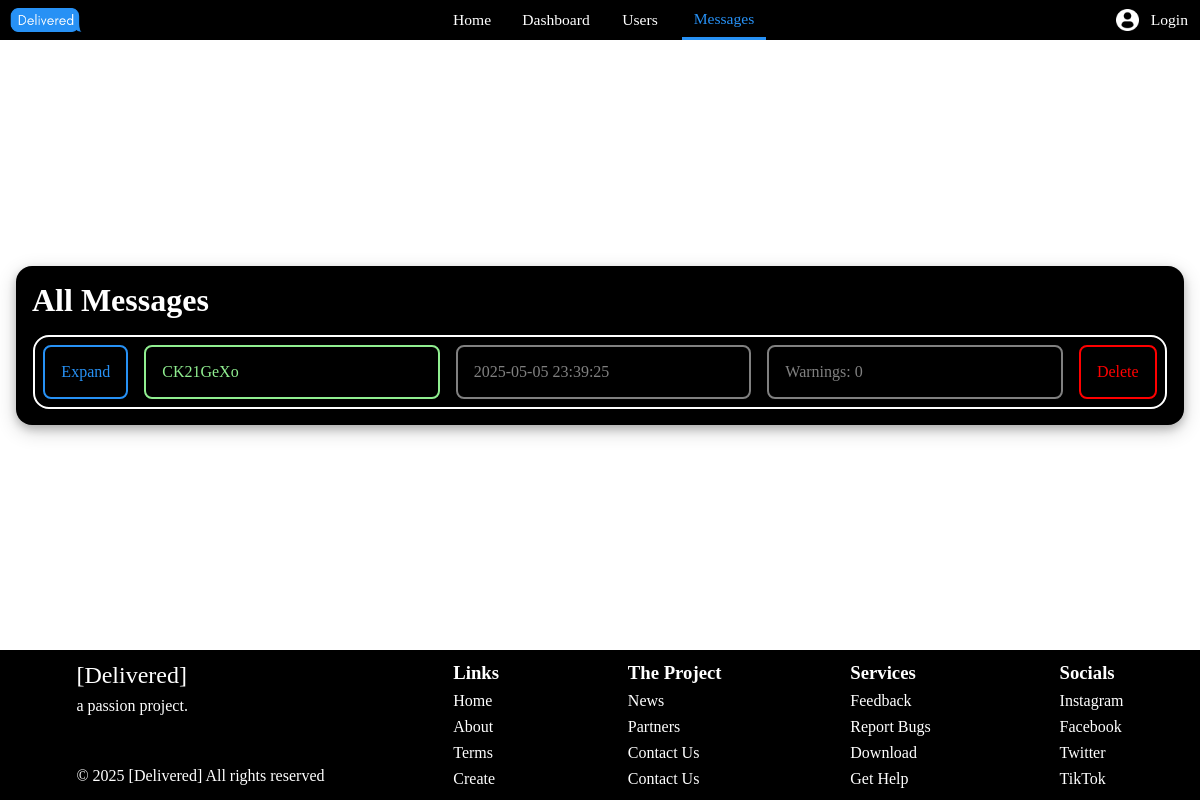
Before: /messages.php with the older database file.
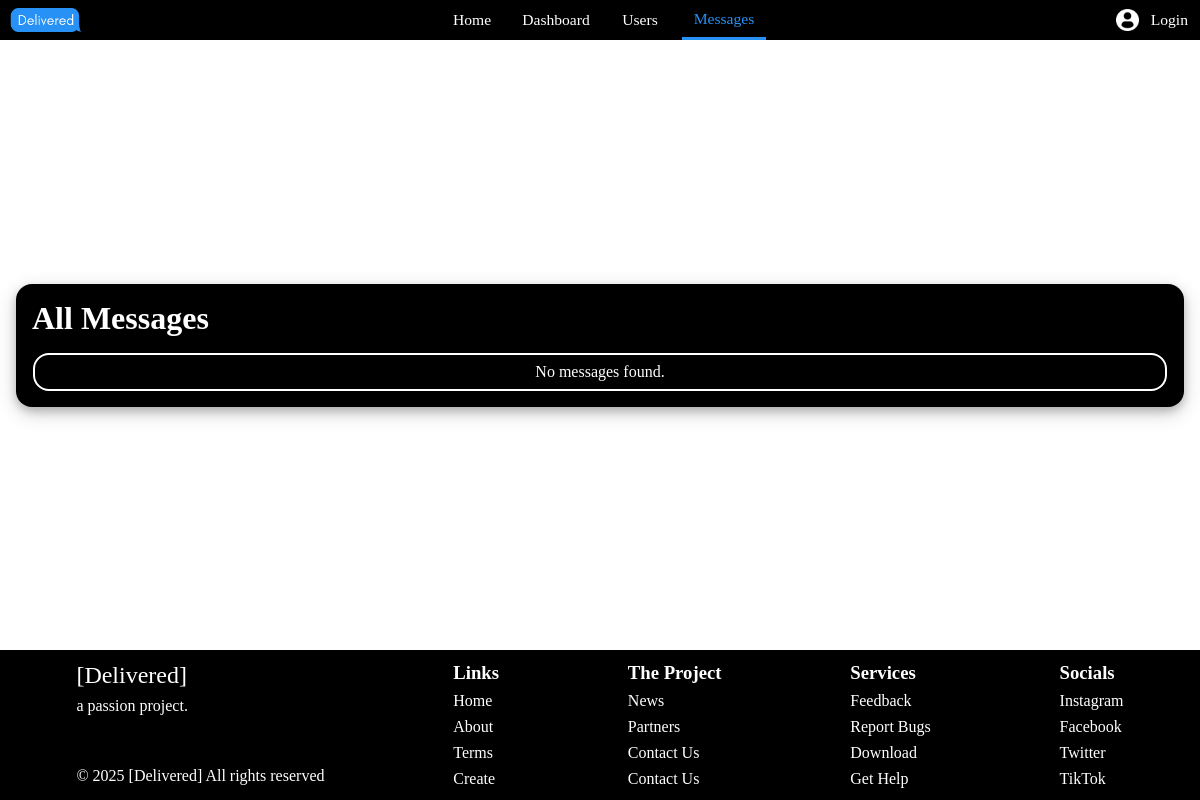
After: the same page with the newer database file.
### tables this page shows
CREATE TABLE IF NOT EXISTS `tbl_messages` (
  `messageID` int(11) NOT NULL AUTO_INCREMENT,
  `userID` int(11) NOT NULL,
  `message` varchar(1000) NOT NULL,
  `recipient` varchar(50) NOT NULL,
  `dateCreated` timestamp NOT NULL DEFAULT current_timestamp() ON UPDATE current_timestamp(),
  PRIMARY KEY (`messageID`),
  KEY `userID messages users` (`userID`),
  CONSTRAINT `userID messages users` FOREIGN KEY (`userID`) REFERENCES `tbl_users` (`userID`) ON DELETE CASCADE ON UPDATE NO ACTION
);

CREATE TABLE IF NOT EXISTS `tbl_users` (
  `userID` int(11) NOT NULL AUTO_INCREMENT,
  `fname` varchar(50) NOT NULL,
  `lname` varchar(50) NOT NULL,
  `address` varchar(250) NOT NULL,
  `email` varchar(100) NOT NULL,
  `username` varchar(50) NOT NULL,
  `password` varchar(255) NOT NULL,
  `dateCreated` timestamp NOT NULL DEFAULT current_timestamp() ON UPDATE current_timestamp(),
  `dateUpdated` timestamp NOT NULL DEFAULT current_timestamp(),
  PRIMARY KEY (`userID`) USING BTREE,
  UNIQUE KEY `email` (`email`),
  UNIQUE KEY `username` (`username`)
);

### messages.php (the view, shortened to what this page needs)
<!DOCTYPE html>
<html lang="en">
<head>
    <link rel="stylesheet" href="template.css">
    <link rel="stylesheet" href="messages.css">
    <link href="https://fonts.cdnfonts.com/css/glacial-indifference-2" rel="stylesheet">
</head>
<body>
    <div id='nav-container'>
        <a href = "index.php"><img id='logo' src="icon.png" alt="logo.png"></a>
        <div id='middle-nav'>
            <a href="index.php"><button id='home'>Home</button></a>
            <a href="dashboard.php"><button id='dashboard'>Dashboard</button></a>
            <a href="users.php"><button id='users'>Users</button></a>
            <a href="messages.php"><button id='allMessages'>Messages</button></a>
            <?php
                $servername = "127.0.0.1";
                $username = "root";
                $password = "";
                $dbname = "db_delivered";
                $conn = new mysqli($servername, $username, $password, $dbname);
            ?>
        </div>
        <?php
        if (isset($_SESSION["logged_in"]) && $_SESSION["logged_in"] === true) {
            echo "<div class='dropdown'>";
            echo "  <a href='account.php'><button class='dropdown-button'><img src='profile.png' alt='profile.png'><span>" . htmlspecialchars($_SESSION["username"]) . "</span></button></a>";
            echo "  <div class='dropdown-content'>";
            echo "    <a href='logout.php'>Logout</a>";
            echo "  </div>";
            echo "</div>";
        } else {
            echo "<a href='login.php'><button id='login'><img src='profile.png' alt='profile.png'>Login</button></a>";
        }
        ?>
    </div>
    <div id='messages-container'>
        <h1>All Messages</h1>
        <?php
        $sql = "SELECT m.messageID, m.message, m.dateCreated, u.username, m.recipient
                FROM tbl_messages m
                JOIN tbl_users u ON m.userID = u.userID
                ORDER BY m.dateCreated DESC";
        $result = $conn->query($sql);
        if ($result->num_rows > 0) {
            $bannedWords = array("hell","frick","stupid","idiot");
            while ($row = $result->fetch_assoc()) {
                $message = htmlspecialchars($row["message"]);
                $warningCount = 0;
                foreach ($bannedWords as $word) {
                    $wordCount = substr_count(strtolower($message), strtolower($word));
                    $warningCount += $wordCount;
                }
                echo "<div class='message-container'>";
                echo "<div>";
                echo "<button class='expand' onclick='expandMessage(" . $row["messageID"] . ")'>Expand</button>";
                echo "<div class='user'>" . htmlspecialchars($row["username"]) . "</div>";
                echo "<div class='date'>" . htmlspecialchars($row["dateCreated"]) . "</div>";
                $messageType = "normal";
                echo "<div class='" . $messageType . "'>Warnings: " . $warningCount . "</div>";
                echo "<button class='delete' onclick='deleteMessage(" . $row["messageID"] . ")'>Delete</button>";
                echo "</div>";
                echo "</div>";
            }
        } else {
            echo "<div>No messages found.</div>";
        }
        ?>
    </div>
    <div id='footer-container'>
        <div>
            <h2>[Delivered]</h2>
            <p>a passion project.</p>
            <br>
            <br>
            <p>© 2025 [Delivered] All rights reserved</p>
        </div>
        <div>
            <h3>Links</h3>
            <a href="index.php">Home</a>
            <a href="about.php">About</a>
            <a href="terms.php">Terms</a>
            <a href="create.php">Create</a>
        </div>
        <div>
            <h3>The Project</h3>
            <p>News</p>
            <p>Partners</p>
            <p>Contact Us</p>
            <p>Contact Us</p>
        </div>
        <div>
            <h3>Services</h3>
            <p>Feedback</p>
            <p>Report Bugs</p>
            <p>Download</p>
            <p>Get Help</p>
        </div>
        <div>
            <h3>Socials</h3>
            <p>Instagram</p>
            <p>Facebook</p>
            <p>Twitter</p>
            <p>TikTok</p>
        </div>
    </div>
</body>
</html>

### template.css (style rules this page uses)
* { margin: 0; font-family: Glacial Indifference; }
#nav-container { z-index: 1000; height: 5vh; width: auto; display: flex; justify-content: space-between; align-items: center; background-color: black; position: sticky; top: 0; }
#nav-container > a:first-child, #logo { height: auto; display: flex; align-items: center; }
#middle-nav { height: 100%; display: flex; align-items: center; }
#logo { height: auto; width: 6vw; margin: 0 10px 0 10px; }
#login { width: 8vw; text-decoration: none; }
a { text-decoration: none; }
a { height: 100%; }

### messages.css (style rules this page uses)
#allMessages { border-bottom: .3vw #2791f5 solid; color: #2791f5; }
body { height: 100vh; }

Changed rows visible on the page:
removed tbl_messages: userID.username "CK21GeXo", dateCreated "2025-05-05 23:39:25", warningCount "0"
Other visible differences:
text now shown: "No messages found."
